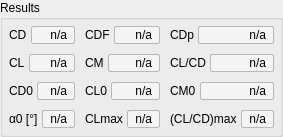
            <widget class="QGroupBox" name="resultMatrixGroup">
             <property name="title">
              <string>Results</string>
             </property>
             <property name="sizePolicy">
              <sizepolicy hsizetype="Preferred" vsizetype="Preferred">
               <horstretch>1</horstretch>
               <verstretch>0</verstretch>
              </sizepolicy>
             </property>
             <layout class="QGridLayout" name="resultMatrixLayout">
              <item row="0" column="0">
               <widget class="QWidget" name="cdValueCell">
                <property name="sizePolicy">
                 <sizepolicy hsizetype="Preferred" vsizetype="Preferred">
                  <horstretch>1</horstretch>
                  <verstretch>0</verstretch>
                 </sizepolicy>
                </property>
                <layout class="QHBoxLayout" name="cdValueCellLayout">
                 <item>
                  <widget class="QLabel" name="cdValueCaption">
                   <property name="text">
                    <string>CD</string>
                   </property>
                   <property name="alignment">
                    <set>Qt::AlignLeft|Qt::AlignVCenter</set>
                   </property>
                  </widget>
                 </item>
                 <item>
                  <widget class="QLabel" name="cdValue">
                   <property name="text">
                    <string>n/a</string>
                   </property>
                   <property name="accessibleName">
                    <string>CD value</string>
                   </property>
                   <property name="alignment">
                    <set>Qt::AlignRight|Qt::AlignVCenter</set>
                   </property>
                   <property name="textInteractionFlags">
                    <set>Qt::TextSelectableByMouse</set>
                   </property>
                   <property name="styleSheet">
                    <string>QLabel { background-color: #f4f4f4; border: 1px solid #b8b8b8; border-radius: 2px; padding: 1px 4px; }</string>
                   </property>
                   <property name="sizePolicy">
                    <sizepolicy hsizetype="Expanding" vsizetype="Preferred">
                     <horstretch>1</horstretch>
                     <verstretch>0</verstretch>
                    </sizepolicy>
                   </property>
                  </widget>
                 </item>
                 <property name="leftMargin">
                  <number>2</number>
                 </property>
                 <property name="topMargin">
                  <number>2</number>
                 </property>
                 <property name="rightMargin">
                  <number>2</number>
                 </property>
                 <property name="bottomMargin">
                  <number>2</number>
                 </property>
                 <property name="spacing">
                  <number>4</number>
                 </property>
                </layout>
               </widget>
              </item>
              <item row="0" column="1">
               <widget class="QWidget" name="cdfValueCell">
                <property name="sizePolicy">
                 <sizepolicy hsizetype="Preferred" vsizetype="Preferred">
                  <horstretch>1</horstretch>
                  <verstretch>0</verstretch>
                 </sizepolicy>
                </property>
                <layout class="QHBoxLayout" name="cdfValueCellLayout">
                 <item>
                  <widget class="QLabel" name="cdfValueCaption">
                   <property name="text">
                    <string>CDF</string>
                   </property>
                   <property name="alignment">
                    <set>Qt::AlignLeft|Qt::AlignVCenter</set>
                   </property>
                  </widget>
                 </item>
                 <item>
                  <widget class="QLabel" name="cdfValue">
                   <property name="text">
                    <string>n/a</string>
                   </property>
                   <property name="accessibleName">
                    <string>CDF value</string>
                   </property>
                   <property name="alignment">
                    <set>Qt::AlignRight|Qt::AlignVCenter</set>
                   </property>
                   <property name="textInteractionFlags">
                    <set>Qt::TextSelectableByMouse</set>
                   </property>
                   <property name="styleSheet">
                    <string>QLabel { background-color: #f4f4f4; border: 1px solid #b8b8b8; border-radius: 2px; padding: 1px 4px; }</string>
                   </property>
                   <property name="sizePolicy">
                    <sizepolicy hsizetype="Expanding" vsizetype="Preferred">
                     <horstretch>1</horstretch>
                     <verstretch>0</verstretch>
                    </sizepolicy>
                   </property>
                  </widget>
                 </item>
                 <property name="leftMargin">
                  <number>2</number>
                 </property>
                 <property name="topMargin">
                  <number>2</number>
                 </property>
                 <property name="rightMargin">
                  <number>2</number>
                 </property>
                 <property name="bottomMargin">
                  <number>2</number>
                 </property>
                 <property name="spacing">
                  <number>4</number>
                 </property>
                </layout>
               </widget>
              </item>
              <item row="0" column="2">
               <widget class="QWidget" name="cdpValueCell">
                <property name="sizePolicy">
                 <sizepolicy hsizetype="Preferred" vsizetype="Preferred">
                  <horstretch>1</horstretch>
                  <verstretch>0</verstretch>
                 </sizepolicy>
                </property>
                <layout class="QHBoxLayout" name="cdpValueCellLayout">
                 <item>
                  <widget class="QLabel" name="cdpValueCaption">
                   <property name="text">
                    <string>CDp</string>
                   </property>
                   <property name="alignment">
                    <set>Qt::AlignLeft|Qt::AlignVCenter</set>
                   </property>
                  </widget>
                 </item>
                 <item>
                  <widget class="QLabel" name="cdpValue">
                   <property name="text">
                    <string>n/a</string>
                   </property>
                   <property name="accessibleName">
                    <string>CDp value</string>
                   </property>
                   <property name="alignment">
                    <set>Qt::AlignRight|Qt::AlignVCenter</set>
                   </property>
                   <property name="textInteractionFlags">
                    <set>Qt::TextSelectableByMouse</set>
                   </property>
                   <property name="styleSheet">
                    <string>QLabel { background-color: #f4f4f4; border: 1px solid #b8b8b8; border-radius: 2px; padding: 1px 4px; }</string>
                   </property>
                   <property name="sizePolicy">
                    <sizepolicy hsizetype="Expanding" vsizetype="Preferred">
                     <horstretch>1</horstretch>
                     <verstretch>0</verstretch>
                    </sizepolicy>
                   </property>
                  </widget>
                 </item>
                 <property name="leftMargin">
                  <number>2</number>
                 </property>
                 <property name="topMargin">
                  <number>2</number>
                 </property>
                 <property name="rightMargin">
                  <number>2</number>
                 </property>
                 <property name="bottomMargin">
                  <number>2</number>
                 </property>
                 <property name="spacing">
                  <number>4</number>
                 </property>
                </layout>
               </widget>
              </item>
              <item row="1" column="0">
               <widget class="QWidget" name="clValueCell">
                <property name="sizePolicy">
                 <sizepolicy hsizetype="Preferred" vsizetype="Preferred">
                  <horstretch>1</horstretch>
                  <verstretch>0</verstretch>
                 </sizepolicy>
                </property>
                <layout class="QHBoxLayout" name="clValueCellLayout">
                 <item>
                  <widget class="QLabel" name="clValueCaption">
                   <property name="text">
                    <string>CL</string>
                   </property>
                   <property name="alignment">
                    <set>Qt::AlignLeft|Qt::AlignVCenter</set>
                   </property>
                  </widget>
                 </item>
                 <item>
                  <widget class="QLabel" name="clValue">
                   <property name="text">
                    <string>n/a</string>
                   </property>
                   <property name="accessibleName">
                    <string>CL value</string>
                   </property>
                   <property name="alignment">
                    <set>Qt::AlignRight|Qt::AlignVCenter</set>
                   </property>
                   <property name="textInteractionFlags">
                    <set>Qt::TextSelectableByMouse</set>
                   </property>
                   <property name="styleSheet">
                    <string>QLabel { background-color: #f4f4f4; border: 1px solid #b8b8b8; border-radius: 2px; padding: 1px 4px; }</string>
                   </property>
                   <property name="sizePolicy">
                    <sizepolicy hsizetype="Expanding" vsizetype="Preferred">
                     <horstretch>1</horstretch>
                     <verstretch>0</verstretch>
                    </sizepolicy>
                   </property>
                  </widget>
                 </item>
                 <property name="leftMargin">
                  <number>2</number>
                 </property>
                 <property name="topMargin">
                  <number>2</number>
                 </property>
                 <property name="rightMargin">
                  <number>2</number>
                 </property>
                 <property name="bottomMargin">
                  <number>2</number>
                 </property>
                 <property name="spacing">
                  <number>4</number>
                 </property>
                </layout>
               </widget>
              </item>
              <item row="1" column="1">
               <widget class="QWidget" name="cmValueCell">
                <property name="sizePolicy">
                 <sizepolicy hsizetype="Preferred" vsizetype="Preferred">
                  <horstretch>1</horstretch>
                  <verstretch>0</verstretch>
                 </sizepolicy>
                </property>
                <layout class="QHBoxLayout" name="cmValueCellLayout">
                 <item>
                  <widget class="QLabel" name="cmValueCaption">
                   <property name="text">
                    <string>CM</string>
                   </property>
                   <property name="alignment">
                    <set>Qt::AlignLeft|Qt::AlignVCenter</set>
                   </property>
                  </widget>
                 </item>
                 <item>
                  <widget class="QLabel" name="cmValue">
                   <property name="text">
                    <string>n/a</string>
                   </property>
                   <property name="accessibleName">
                    <string>CM value</string>
                   </property>
                   <property name="alignment">
                    <set>Qt::AlignRight|Qt::AlignVCenter</set>
                   </property>
                   <property name="textInteractionFlags">
                    <set>Qt::TextSelectableByMouse</set>
                   </property>
                   <property name="styleSheet">
                    <string>QLabel { background-color: #f4f4f4; border: 1px solid #b8b8b8; border-radius: 2px; padding: 1px 4px; }</string>
                   </property>
                   <property name="sizePolicy">
                    <sizepolicy hsizetype="Expanding" vsizetype="Preferred">
                     <horstretch>1</horstretch>
                     <verstretch>0</verstretch>
                    </sizepolicy>
                   </property>
                  </widget>
                 </item>
                 <property name="leftMargin">
                  <number>2</number>
                 </property>
                 <property name="topMargin">
                  <number>2</number>
                 </property>
                 <property name="rightMargin">
                  <number>2</number>
                 </property>
                 <property name="bottomMargin">
                  <number>2</number>
                 </property>
                 <property name="spacing">
                  <number>4</number>
                 </property>
                </layout>
               </widget>
              </item>
              <item row="1" column="2">
               <widget class="QWidget" name="efficiencyValueCell">
                <property name="sizePolicy">
                 <sizepolicy hsizetype="Preferred" vsizetype="Preferred">
                  <horstretch>1</horstretch>
                  <verstretch>0</verstretch>
                 </sizepolicy>
                </property>
                <layout class="QHBoxLayout" name="efficiencyValueCellLayout">
                 <item>
                  <widget class="QLabel" name="efficiencyValueCaption">
                   <property name="text">
                    <string>CL/CD</string>
                   </property>
                   <property name="alignment">
                    <set>Qt::AlignLeft|Qt::AlignVCenter</set>
                   </property>
                  </widget>
                 </item>
                 <item>
                  <widget class="QLabel" name="efficiencyValue">
                   <property name="text">
                    <string>n/a</string>
                   </property>
                   <property name="accessibleName">
                    <string>CL/CD value</string>
                   </property>
                   <property name="alignment">
                    <set>Qt::AlignRight|Qt::AlignVCenter</set>
                   </property>
                   <property name="textInteractionFlags">
                    <set>Qt::TextSelectableByMouse</set>
                   </property>
                   <property name="styleSheet">
                    <string>QLabel { background-color: #f4f4f4; border: 1px solid #b8b8b8; border-radius: 2px; padding: 1px 4px; }</string>
                   </property>
                   <property name="sizePolicy">
                    <sizepolicy hsizetype="Expanding" vsizetype="Preferred">
                     <horstretch>1</horstretch>
                     <verstretch>0</verstretch>
                    </sizepolicy>
                   </property>
                  </widget>
                 </item>
                 <property name="leftMargin">
                  <number>2</number>
                 </property>
                 <property name="topMargin">
                  <number>2</number>
                 </property>
                 <property name="rightMargin">
                  <number>2</number>
                 </property>
                 <property name="bottomMargin">
                  <number>2</number>
                 </property>
                 <property name="spacing">
                  <number>4</number>
                 </property>
                </layout>
               </widget>
              </item>
              <item row="2" column="0">
               <widget class="QWidget" name="cd0ValueCell">
                <property name="sizePolicy">
                 <sizepolicy hsizetype="Preferred" vsizetype="Preferred">
                  <horstretch>1</horstretch>
                  <verstretch>0</verstretch>
                 </sizepolicy>
                </property>
                <layout class="QHBoxLayout" name="cd0ValueCellLayout">
                 <item>
                  <widget class="QLabel" name="cd0ValueCaption">
                   <property name="text">
                    <string>CD0</string>
                   </property>
                   <property name="alignment">
                    <set>Qt::AlignLeft|Qt::AlignVCenter</set>
                   </property>
                  </widget>
                 </item>
                 <item>
                  <widget class="QLabel" name="cd0Value">
                   <property name="text">
                    <string>n/a</string>
                   </property>
                   <property name="accessibleName">
                    <string>CD0 value</string>
                   </property>
                   <property name="alignment">
                    <set>Qt::AlignRight|Qt::AlignVCenter</set>
                   </property>
                   <property name="textInteractionFlags">
                    <set>Qt::TextSelectableByMouse</set>
                   </property>
                   <property name="styleSheet">
                    <string>QLabel { background-color: #f4f4f4; border: 1px solid #b8b8b8; border-radius: 2px; padding: 1px 4px; }</string>
                   </property>
                   <property name="sizePolicy">
                    <sizepolicy hsizetype="Expanding" vsizetype="Preferred">
                     <horstretch>1</horstretch>
                     <verstretch>0</verstretch>
                    </sizepolicy>
                   </property>
                  </widget>
                 </item>
                 <property name="leftMargin">
                  <number>2</number>
                 </property>
                 <property name="topMargin">
                  <number>2</number>
                 </property>
                 <property name="rightMargin">
                  <number>2</number>
                 </property>
                 <property name="bottomMargin">
                  <number>2</number>
                 </property>
                 <property name="spacing">
                  <number>4</number>
                 </property>
                </layout>
               </widget>
              </item>
              <item row="2" column="1">
               <widget class="QWidget" name="cl0ValueCell">
                <property name="sizePolicy">
                 <sizepolicy hsizetype="Preferred" vsizetype="Preferred">
                  <horstretch>1</horstretch>
                  <verstretch>0</verstretch>
                 </sizepolicy>
                </property>
                <layout class="QHBoxLayout" name="cl0ValueCellLayout">
                 <item>
                  <widget class="QLabel" name="cl0ValueCaption">
                   <property name="text">
                    <string>CL0</string>
                   </property>
                   <property name="alignment">
                    <set>Qt::AlignLeft|Qt::AlignVCenter</set>
                   </property>
                  </widget>
                 </item>
                 <item>
                  <widget class="QLabel" name="cl0Value">
                   <property name="text">
                    <string>n/a</string>
                   </property>
                   <property name="accessibleName">
                    <string>CL0 value</string>
                   </property>
                   <property name="alignment">
                    <set>Qt::AlignRight|Qt::AlignVCenter</set>
                   </property>
                   <property name="textInteractionFlags">
                    <set>Qt::TextSelectableByMouse</set>
                   </property>
                   <property name="styleSheet">
                    <string>QLabel { background-color: #f4f4f4; border: 1px solid #b8b8b8; border-radius: 2px; padding: 1px 4px; }</string>
                   </property>
                   <property name="sizePolicy">
                    <sizepolicy hsizetype="Expanding" vsizetype="Preferred">
                     <horstretch>1</horstretch>
                     <verstretch>0</verstretch>
                    </sizepolicy>
                   </property>
                  </widget>
                 </item>
                 <property name="leftMargin">
                  <number>2</number>
                 </property>
                 <property name="topMargin">
                  <number>2</number>
                 </property>
                 <property name="rightMargin">
                  <number>2</number>
                 </property>
                 <property name="bottomMargin">
                  <number>2</number>
                 </property>
                 <property name="spacing">
                  <number>4</number>
                 </property>
                </layout>
               </widget>
              </item>
              <item row="2" column="2">
               <widget class="QWidget" name="cm0ValueCell">
                <property name="sizePolicy">
                 <sizepolicy hsizetype="Preferred" vsizetype="Preferred">
                  <horstretch>1</horstretch>
                  <verstretch>0</verstretch>
                 </sizepolicy>
                </property>
                <layout class="QHBoxLayout" name="cm0ValueCellLayout">
                 <item>
                  <widget class="QLabel" name="cm0ValueCaption">
                   <property name="text">
                    <string>CM0</string>
                   </property>
                   <property name="alignment">
                    <set>Qt::AlignLeft|Qt::AlignVCenter</set>
                   </property>
                  </widget>
                 </item>
                 <item>
                  <widget class="QLabel" name="cm0Value">
                   <property name="text">
                    <string>n/a</string>
                   </property>
                   <property name="accessibleName">
                    <string>CM0 value</string>
                   </property>
                   <property name="alignment">
                    <set>Qt::AlignRight|Qt::AlignVCenter</set>
                   </property>
                   <property name="textInteractionFlags">
                    <set>Qt::TextSelectableByMouse</set>
                   </property>
                   <property name="styleSheet">
                    <string>QLabel { background-color: #f4f4f4; border: 1px solid #b8b8b8; border-radius: 2px; padding: 1px 4px; }</string>
                   </property>
                   <property name="sizePolicy">
                    <sizepolicy hsizetype="Expanding" vsizetype="Preferred">
                     <horstretch>1</horstretch>
                     <verstretch>0</verstretch>
                    </sizepolicy>
                   </property>
                  </widget>
                 </item>
                 <property name="leftMargin">
                  <number>2</number>
                 </property>
                 <property name="topMargin">
                  <number>2</number>
                 </property>
                 <property name="rightMargin">
                  <number>2</number>
                 </property>
                 <property name="bottomMargin">
                  <number>2</number>
                 </property>
                 <property name="spacing">
                  <number>4</number>
                 </property>
                </layout>
               </widget>
              </item>
              <item row="3" column="0">
               <widget class="QWidget" name="alpha0ValueCell">
                <property name="sizePolicy">
                 <sizepolicy hsizetype="Preferred" vsizetype="Preferred">
                  <horstretch>1</horstretch>
                  <verstretch>0</verstretch>
                 </sizepolicy>
                </property>
                <layout class="QHBoxLayout" name="alpha0ValueCellLayout">
                 <item>
                  <widget class="QLabel" name="alpha0ValueCaption">
                   <property name="text">
                    <string>α0 [°]</string>
                   </property>
                   <property name="alignment">
                    <set>Qt::AlignLeft|Qt::AlignVCenter</set>
                   </property>
                  </widget>
                 </item>
                 <item>
                  <widget class="QLabel" name="alpha0Value">
                   <property name="text">
                    <string>n/a</string>
                   </property>
                   <property name="accessibleName">
                    <string>α0 value in degrees</string>
                   </property>
                   <property name="alignment">
                    <set>Qt::AlignRight|Qt::AlignVCenter</set>
                   </property>
                   <property name="textInteractionFlags">
                    <set>Qt::TextSelectableByMouse</set>
                   </property>
                   <property name="styleSheet">
                    <string>QLabel { background-color: #f4f4f4; border: 1px solid #b8b8b8; border-radius: 2px; padding: 1px 4px; }</string>
                   </property>
                   <property name="sizePolicy">
                    <sizepolicy hsizetype="Expanding" vsizetype="Preferred">
                     <horstretch>1</horstretch>
                     <verstretch>0</verstretch>
                    </sizepolicy>
                   </property>
                  </widget>
                 </item>
                 <property name="leftMargin">
                  <number>2</number>
                 </property>
                 <property name="topMargin">
                  <number>2</number>
                 </property>
                 <property name="rightMargin">
                  <number>2</number>
                 </property>
                 <property name="bottomMargin">
                  <number>2</number>
                 </property>
                 <property name="spacing">
                  <number>4</number>
                 </property>
                </layout>
               </widget>
              </item>
              <item row="3" column="1">
               <widget class="QWidget" name="clMaxValueCell">
                <property name="sizePolicy">
                 <sizepolicy hsizetype="Preferred" vsizetype="Preferred">
                  <horstretch>1</horstretch>
                  <verstretch>0</verstretch>
                 </sizepolicy>
                </property>
                <layout class="QHBoxLayout" name="clMaxValueCellLayout">
                 <item>
                  <widget class="QLabel" name="clMaxValueCaption">
                   <property name="text">
                    <string>CLmax</string>
                   </property>
                   <property name="alignment">
                    <set>Qt::AlignLeft|Qt::AlignVCenter</set>
                   </property>
                  </widget>
                 </item>
                 <item>
                  <widget class="QLabel" name="clMaxValue">
                   <property name="text">
                    <string>n/a</string>
                   </property>
                   <property name="accessibleName">
                    <string>CLmax value</string>
                   </property>
                   <property name="alignment">
                    <set>Qt::AlignRight|Qt::AlignVCenter</set>
                   </property>
                   <property name="textInteractionFlags">
                    <set>Qt::TextSelectableByMouse</set>
                   </property>
                   <property name="styleSheet">
                    <string>QLabel { background-color: #f4f4f4; border: 1px solid #b8b8b8; border-radius: 2px; padding: 1px 4px; }</string>
                   </property>
                   <property name="sizePolicy">
                    <sizepolicy hsizetype="Expanding" vsizetype="Preferred">
                     <horstretch>1</horstretch>
                     <verstretch>0</verstretch>
                    </sizepolicy>
                   </property>
                  </widget>
                 </item>
                 <property name="leftMargin">
                  <number>2</number>
                 </property>
                 <property name="topMargin">
                  <number>2</number>
                 </property>
                 <property name="rightMargin">
                  <number>2</number>
                 </property>
                 <property name="bottomMargin">
                  <number>2</number>
                 </property>
                 <property name="spacing">
                  <number>4</number>
                 </property>
                </layout>
               </widget>
              </item>
              <item row="3" column="2">
               <widget class="QWidget" name="efficiencyMaxValueCell">
                <property name="sizePolicy">
                 <sizepolicy hsizetype="Preferred" vsizetype="Preferred">
                  <horstretch>1</horstretch>
                  <verstretch>0</verstretch>
                 </sizepolicy>
                </property>
                <layout class="QHBoxLayout" name="efficiencyMaxValueCellLayout">
                 <item>
                  <widget class="QLabel" name="efficiencyMaxValueCaption">
                   <property name="text">
                    <string>(CL/CD)max</string>
                   </property>
                   <property name="alignment">
                    <set>Qt::AlignLeft|Qt::AlignVCenter</set>
                   </property>
                  </widget>
                 </item>
                 <item>
                  <widget class="QLabel" name="efficiencyMaxValue">
                   <property name="text">
                    <string>n/a</string>
                   </property>
                   <property name="accessibleName">
                    <string>(CL/CD)max value</string>
                   </property>
                   <property name="alignment">
                    <set>Qt::AlignRight|Qt::AlignVCenter</set>
                   </property>
                   <property name="textInteractionFlags">
                    <set>Qt::TextSelectableByMouse</set>
                   </property>
                   <property name="styleSheet">
                    <string>QLabel { background-color: #f4f4f4; border: 1px solid #b8b8b8; border-radius: 2px; padding: 1px 4px; }</string>
                   </property>
                   <property name="sizePolicy">
                    <sizepolicy hsizetype="Expanding" vsizetype="Preferred">
                     <horstretch>1</horstretch>
                     <verstretch>0</verstretch>
                    </sizepolicy>
                   </property>
                  </widget>
                 </item>
                 <property name="leftMargin">
                  <number>2</number>
                 </property>
                 <property name="topMargin">
                  <number>2</number>
                 </property>
                 <property name="rightMargin">
                  <number>2</number>
                 </property>
                 <property name="bottomMargin">
                  <number>2</number>
                 </property>
                 <property name="spacing">
                  <number>4</number>
                 </property>
                </layout>
               </widget>
              </item>
              <property name="leftMargin">
               <number>4</number>
              </property>
              <property name="topMargin">
               <number>4</number>
              </property>
              <property name="rightMargin">
               <number>4</number>
              </property>
              <property name="bottomMargin">
               <number>4</number>
              </property>
              <property name="horizontalSpacing">
               <number>6</number>
              </property>
              <property name="verticalSpacing">
               <number>6</number>
              </property>
             </layout>
            </widget>
